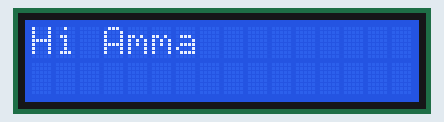
Bench run of a sketch on a simulated Arduino Uno, built with avr-gcc and run on an emulated ATmega328P. On the bench: 16×2 character LCD.

Above: at 0.1 s.
At 2.1 s:
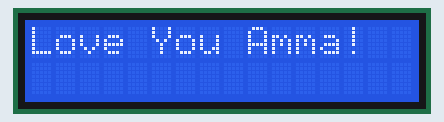
At 4.2 s:
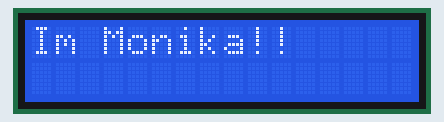

Measured:
- by itself, everything shown: repeats every 6.0 s, in 4 steps
- what the display in image 1 shows lasts 2.0 s, from 2.1 s to 4.1 s

The sketch:

CRYSTAL_LCD.ino
```cpp
#include <Wire.h>
#include <LiquidCrystal_I2C.h>

LiquidCrystal_I2C lcd(0x27, 16, 2);

void setup() {
  lcd.begin();
  lcd.backlight();
}

void loop() {
  lcd.setCursor(0, 0);
  lcd.print("Hi Amma");
  delay(2000);
  lcd.clear();
  lcd.setCursor(0, 0);
  lcd.print("Love You Amma!");
  delay(2000);
  lcd.clear();
  lcd.print("Im Monika!!");
  delay(2000);
  lcd.clear();

}
```
